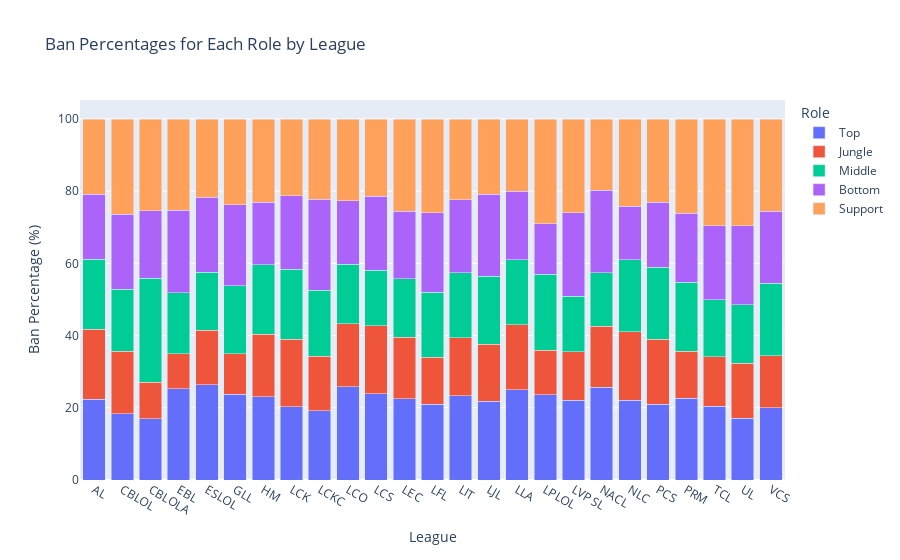

This figure's notebook cell:
### Code cell
ban_roles_df = ban_counts.merge(champion_roles, left_on="ban", right_on="Name")
# Roles we are interested in
roles = ['Top', 'Jungle', 'Middle', 'Bottom', 'Support']

# Calculate the ban count for each role within each league
league_ban_counts = ban_roles_df.groupby('league')[roles].sum()

# Calculate the total bans for each league
total_bans_per_league = league_ban_counts.sum(axis=1)

# Convert ban counts to percentages
league_ban_percentage = league_ban_counts.div(total_bans_per_league, axis=0) * 100

# Flatten the DataFrame for easy plotting
df_melted = league_ban_percentage.reset_index().melt(id_vars='league', value_vars=roles,
                                                     var_name='Role', value_name='Ban Percentage')

# Plot the data using Plotly
fig = px.bar(df_melted, x='league', y='Ban Percentage', color='Role',
             barmode='stack', title="Ban Percentages for Each Role by League",
             labels={'Ban Percentage': 'Ban Percentage (%)', 'league': 'League'})

# Show the plot
fig.show()

### Figure 1 — Plotly figure (JSON) as saved in the notebook; plotly's stock layout.template omitted (floating-point values rounded to 4 significant figures)
{"data": [{"alignmentgroup": "True", "hovertemplate": "Role=Top<br>League=%{x}<br>Ban Percentage (%)=%{y}<extra></extra>", "legendgroup": "Top", "marker": {"color": "#636efa", "pattern": {"shape": ""}}, "name": "Top", "offsetgroup": "Top", "orientation": "v", "showlegend": true, "textposition": "auto", "type": "bar", "x": ["AL", "CBLOL", "CBLOLA", "EBL", "ESLOL", "GLL", "HM", "LCK", "LCKC", "LCO", "LCS", "LEC", "LFL", "LIT", "LJL", "LLA", "LPLOL", "LVP SL", "NACL", "NLC", "PCS", "PRM", "TCL", "UL", "VCS"], "xaxis": "x", "y": [22.39, 18.39, 16.95, 25.3, 26.42, 23.75, 23.08, 20.35, 19.19, 25.77, 23.93, 22.48, 21, 23.4, 21.78, 25, 23.68, 22.12, 25.74, 22.11, 21, 22.61, 20.45, 17.14, 20], "yaxis": "y"}, {"alignmentgroup": "True", "hovertemplate": "Role=Jungle<br>League=%{x}<br>Ban Percentage (%)=%{y}<extra></extra>", "legendgroup": "Jungle", "marker": {"color": "#EF553B", "pattern": {"shape": ""}}, "name": "Jungle", "offsetgroup": "Jungle", "orientation": "v", "showlegend": true, "textposition": "auto", "type": "bar", "x": ["AL", "CBLOL", "CBLOLA", "EBL", "ESLOL", "GLL", "HM", "LCK", "LCKC", "LCO", "LCS", "LEC", "LFL", "LIT", "LJL", "LLA", "LPLOL", "LVP SL", "NACL", "NLC", "PCS", "PRM", "TCL", "UL", "VCS"], "xaxis": "x", "y": [19.4, 17.24, 10.17, 9.639, 15.09, 11.25, 17.31, 18.58, 15.15, 17.53, 18.8, 17.05, 13, 15.96, 15.84, 18, 12.28, 13.46, 16.83, 18.95, 18, 13.04, 13.64, 15.24, 14.44], "yaxis": "y"}, {"alignmentgroup": "True", "hovertemplate": "Role=Middle<br>League=%{x}<br>Ban Percentage (%)=%{y}<extra></extra>", "legendgroup": "Middle", "marker": {"color": "#00cc96", "pattern": {"shape": ""}}, "name": "Middle", "offsetgroup": "Middle", "orientation": "v", "showlegend": true, "textposition": "auto", "type": "bar", "x": ["AL", "CBLOL", "CBLOLA", "EBL", "ESLOL", "GLL", "HM", "LCK", "LCKC", "LCO", "LCS", "LEC", "LFL", "LIT", "LJL", "LLA", "LPLOL", "LVP SL", "NACL", "NLC", "PCS", "PRM", "TCL", "UL", "VCS"], "xaxis": "x", "y": [19.4, 17.24, 28.81, 16.87, 16.04, 18.75, 19.23, 19.47, 18.18, 16.49, 15.38, 16.28, 18, 18.09, 18.81, 18, 21.05, 15.38, 14.85, 20, 20, 19.13, 15.91, 16.19, 20], "yaxis": "y"}, {"alignmentgroup": "True", "hovertemplate": "Role=Bottom<br>League=%{x}<br>Ban Percentage (%)=%{y}<extra></extra>", "legendgroup": "Bottom", "marker": {"color": "#ab63fa", "pattern": {"shape": ""}}, "name": "Bottom", "offsetgroup": "Bottom", "orientation": "v", "showlegend": true, "textposition": "auto", "type": "bar", "x": ["AL", "CBLOL", "CBLOLA", "EBL", "ESLOL", "GLL", "HM", "LCK", "LCKC", "LCO", "LCS", "LEC", "LFL", "LIT", "LJL", "LLA", "LPLOL", "LVP SL", "NACL", "NLC", "PCS", "PRM", "TCL", "UL", "VCS"], "xaxis": "x", "y": [17.91, 20.69, 18.64, 22.89, 20.75, 22.5, 17.31, 20.35, 25.25, 17.53, 20.51, 18.6, 22, 20.21, 22.77, 19, 14.04, 23.08, 22.77, 14.74, 18, 19.13, 20.45, 21.9, 20], "yaxis": "y"}, {"alignmentgroup": "True", "hovertemplate": "Role=Support<br>League=%{x}<br>Ban Percentage (%)=%{y}<extra></extra>", "legendgroup": "Support", "marker": {"color": "#FFA15A", "pattern": {"shape": ""}}, "name": "Support", "offsetgroup": "Support", "orientation": "v", "showlegend": true, "textposition": "auto", "type": "bar", "x": ["AL", "CBLOL", "CBLOLA", "EBL", "ESLOL", "GLL", "HM", "LCK", "LCKC", "LCO", "LCS", "LEC", "LFL", "LIT", "LJL", "LLA", "LPLOL", "LVP SL", "NACL", "NLC", "PCS", "PRM", "TCL", "UL", "VCS"], "xaxis": "x", "y": [20.9, 26.44, 25.42, 25.3, 21.7, 23.75, 23.08, 21.24, 22.22, 22.68, 21.37, 25.58, 26, 22.34, 20.79, 20, 28.95, 25.96, 19.8, 24.21, 23, 26.09, 29.55, 29.52, 25.56], "yaxis": "y"}], "layout": {"barmode": "stack", "legend": {"title": {"text": "Role"}, "tracegroupgap": 0}, "title": {"text": "Ban Percentages for Each Role by League"}, "xaxis": {"anchor": "y", "domain": [0, 1], "title": {"text": "League"}}, "yaxis": {"anchor": "x", "domain": [0, 1], "title": {"text": "Ban Percentage (%)"}}}}
